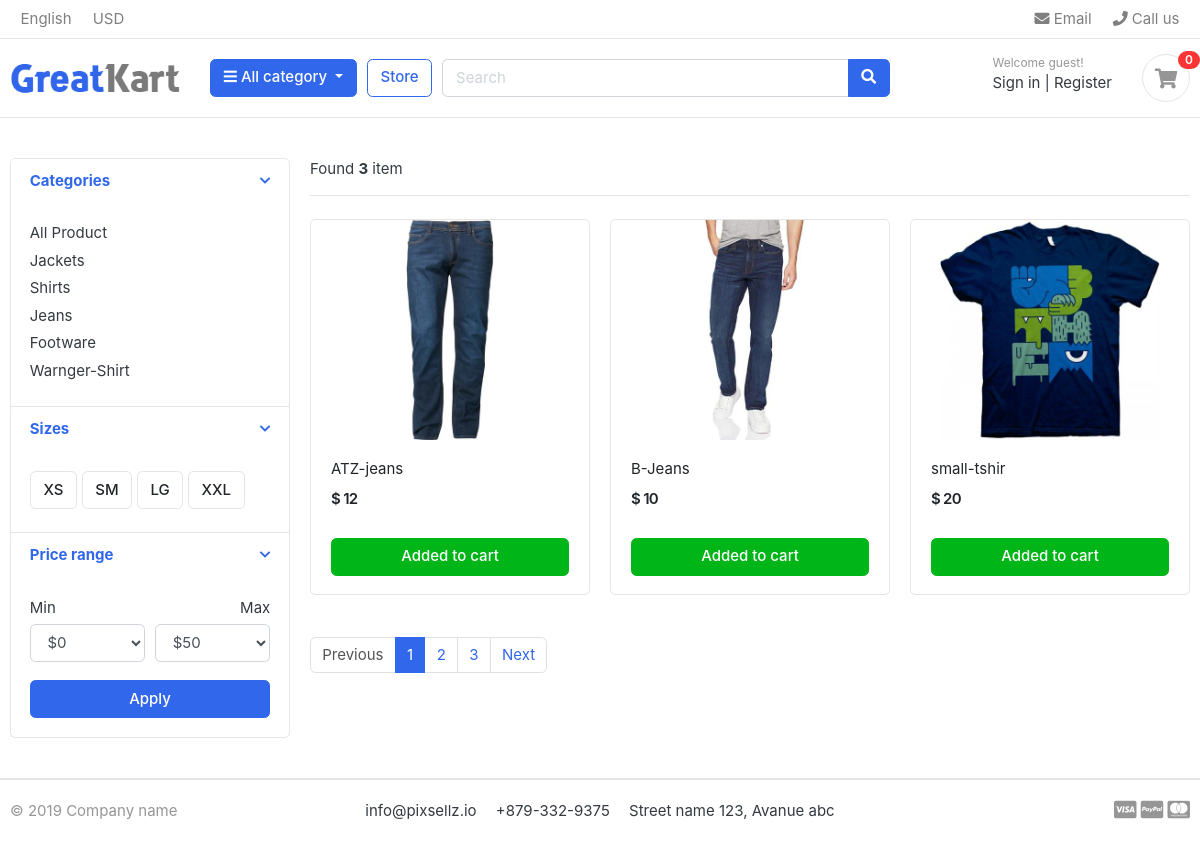
/store/jeans/, run on the app's committed database.
### category/models.py (models this page shows, shortened)
class Category(models.Model):
    category_name = models.CharField(max_length=100, unique=True)
    category_slug = models.SlugField(max_length=100, unique=True , auto_created=True) ##nothing but url
    category_description = models.TextField(max_length=300 , blank=True) #blank=True means its not mandatory
    category_img = models.ImageField(upload_to='photos/category/' , blank=True) #blank=True means its not mandatory
    category_created_date = models.DateTimeField(auto_now_add=True)
    category_updated_date = models.DateTimeField(auto_now=True)
    class Meta:
        verbose_name = "category"
        verbose_name_plural = "categories" ##just to make plural form of category in admin panel
    def get_url(self):
        return reverse('products_by_category' , args = [self.category_slug])  ##to make dynamic url for each category

### store/models.py (models this page shows, shortened)
class product(models.Model):
    product_name = models.CharField(max_length=200, unique=True)
    product_slug = models.SlugField(max_length=200, unique=True , help_text="a label for URL config" , auto_created=True) ##nothing but url
    priduct_description = models.TextField(max_length=500, blank=True)
    product_price = models.IntegerField()
    product_image = models.ImageField(upload_to='photos/products')
    product_stock = models.IntegerField()
    is_available  = models.BooleanField(default=True)
    category_fk   = models.ForeignKey(Category, on_delete=models.CASCADE) #Foreign key to link with category table
    product_created_date = models.DateTimeField(auto_now_add=True)
    product_updated_date = models.DateTimeField(auto_now=True)
    def get_url(self):
        return reverse('product_details' , args=[self.category_fk.category_slug , self.product_slug])  ##to make dynamic url for each product

### store/views.py (the view)
# urls.py: path("store/" , include("store.urls")),
def store(request , category_slug=None):
    category = None
    products = None
    if category_slug != None:
        category = get_object_or_404(Category , category_slug=category_slug)
        products = product.objects.filter(category_fk=category , is_available=True)
        product_count = products.count()
    else:
        products = product.objects.all().filter(is_available=True)
        product_count = products.count()
    context = {
        'product': products,
        'products_count': product_count
    }
    return render(request , "store/store.html" , context = context)

### category/context_proccesor.py (called while the page is built)
def list_category(request):
    category_link = Category.objects.all()
    context = {
        'category': category_link
    }
    return context

### templates/store/store.html (shortened to what this page needs)
{% extends 'base.html' %}
{% block content %}
{% load static %}
<section class="section-content padding-y">
    <div class="container">
        <div class="row">
            <aside class="col-md-3">
                <div class="card">
                    <article class="filter-group">
                        <header class="card-header">
                            <a href="#" data-toggle="collapse" data-target="#collapse_1" aria-expanded="true" class="">
                                <i class="icon-control fa fa-chevron-down"></i>
                                <h6 class="title">Categories</h6>
                            </a>
                        </header>
                        <div class="filter-content collapse show" id="collapse_1">
                            <div class="card-body">
                                <ul class="list-menu">
                                    <li><a href="{% url 'store' %}">All Product</a></li>
                                </ul>
                                {% for cat in category %}
                                <ul class="list-menu">
                                    <li><a href="{{ cat.get_url }}">{{cat.category_name}} </a></li>
                                </ul>
                                {% endfor %}
                            </div>
                        </div>
                    </article>
                    <article class="filter-group">
                        <header class="card-header">
                            <a href="#" data-toggle="collapse" data-target="#collapse_4" aria-expanded="true" class="">
                                <i class="icon-control fa fa-chevron-down"></i>
                                <h6 class="title">Sizes </h6>
                            </a>
                        </header>
                        <div class="filter-content collapse show" id="collapse_4">
                            <div class="card-body">
                                <label class="checkbox-btn">
                                    <span class="btn btn-light"> XS </span>
                                </label>
                                <label class="checkbox-btn">
                                    <span class="btn btn-light"> SM </span>
                                </label>
                                <label class="checkbox-btn">
                                    <span class="btn btn-light"> LG </span>
                                </label>
                                <label class="checkbox-btn">
                                    <span class="btn btn-light"> XXL </span>
                                </label>
                            </div>
                        </div>
                    </article>
                    <article class="filter-group">
                        <header class="card-header">
                            <a href="#" data-toggle="collapse" data-target="#collapse_3" aria-expanded="true" class="">
                                <i class="icon-control fa fa-chevron-down"></i>
                                <h6 class="title">Price range </h6>
                            </a>
                        </header>
                        <div class="filter-content collapse show" id="collapse_3">
                            <div class="card-body">
                                <div class="form-row">
                                    <div class="form-group col-md-6">
                                        <label>Min</label>
                                        <select class="mr-2 form-control">
                                            <option value="0">$0</option>
                                        </select>
                                    </div>
                                    <div class="form-group text-right col-md-6">
                                        <label>Max</label>
                                        <select class="mr-2 form-control">
                                            <option value="50">$50</option>
                                        </select>
                                    </div>
                                </div>
                                <button class="btn btn-block btn-primary">Apply</button>
                            </div>
                        </div>
                    </article>
                </div>
            </aside>
            <main class="col-md-9">
                <header class="border-bottom mb-4 pb-3">
                    {% if products_count %}
                    <div class="form-inline">
                        <span class="mr-md-auto">Found <b>{{products_count}}</b> item</span>
                    </div>
                    {% endif %}
                </header>
                <div class="row">
                    {% for p in product %}
                    <div class="col-md-4">
                        <figure class="card card-product-grid">
                            <div class="img-wrap">
                                <a href="{{ pro.get_url }}"> <img src="{{p.product_image.url}}"> </a>
                            </div>
                            <figcaption class="info-wrap">
                                <div class="fix-height">
                                    <a href="{{ p.get_url }}" class="title">{{p.product_name}}</a>
                                    <div class="price-wrap mt-2">
                                        <span class="price">$ {{p.product_price}}</span>
                                    </div>
                                </div>
                                <a href="#" class="btn btn-block btn-success">Added to cart </a>
                            </figcaption>
                        </figure>
                    </div>
                    {% endfor %}
                </div>
                <nav class="mt-4" aria-label="Page navigation sample">
                    <ul class="pagination">
                        <li class="page-item disabled"><a class="page-link" href="#">Previous</a></li>
                        <li class="page-item active"><a class="page-link" href="#">1</a></li>
                        <li class="page-item"><a class="page-link" href="#">2</a></li>
                        <li class="page-item"><a class="page-link" href="#">3</a></li>
                        <li class="page-item"><a class="page-link" href="#">Next</a></li>
                    </ul>
                </nav>
            </main>
        </div>
    </div>
</section>
{% endblock content %}

### static/css/ui.css (style rules this page uses)
html { font-family: "Inter", sans-serif; font-size: 15px; }
.img-wrap { text-align: center; display: block; }
.img-wrap img { max-width: 100%; }
.price-wrap { letter-spacing: -0.7px; }
.padding-y { padding-top: 40px; padding-bottom: 40px; }
figure { margin-bottom: 0; }
article:after, .form-group:after { display: block; clear: both; content: ""; }
.btn-light { background-color: #fff; border-color: #e4e4e4; }
[class*=list-] li:after { visibility: hidden; display: block; content: ""; overflow: hidden; height: 0; clear: both; }
.list-menu { list-style: none; margin: 0; padding-left: 0; }
.list-menu li { margin-bottom: 5px; }
.list-menu a { color: #343a40; }
[class*=card-product] a.title { color: #212529; display: block; }
[class*=card-product] .img-wrap { overflow: hidden; position: relative; }
[class*=card-product] .img-wrap img { height: 100%; max-width: 100%; width: auto; display: inline-block; -o-object-fit: cover; object-fit: cover; }
.card-product-grid { margin-bottom: 20px; }
.card-product-grid .img-wrap { border-radius: 0.2rem 0.2rem 0 0; height: 220px; }
.card-product-grid .info-wrap { overflow: hidden; padding: 18px 20px; }
.card-product-grid .fix-height { height: 80px; overflow: hidden; }
.card .img-wrap { overflow: hidden; }
.price { font-weight: 600; color: #212529; }
.icon-control { margin-top: 5px; float: right; font-size: 80%; }
.card-header .title { margin-bottom: 0; line-height: 1.5; }
.filter-group { border-bottom: 1px solid #e4e4e4; }
.filter-group .card-header { border-bottom: 0; }
.filter-group:last-child { border-bottom: 0; }
.checkbox-btn { position: relative; }

### data on the page
Category: category_name "Jackets"
Category: category_name "Shirts"
Category: category_name "Jeans"
Category: category_name "Footware"
Category: category_name "Warnger-Shirt"
product: product_image (picture), product_name "ATZ-jeans", product_price "12"
product: product_image (picture), product_name "B-Jeans", product_price "10"
product: product_image (picture), product_name "small-tshir", product_price "20"

### other printed values
{{ products_count }} "3"
